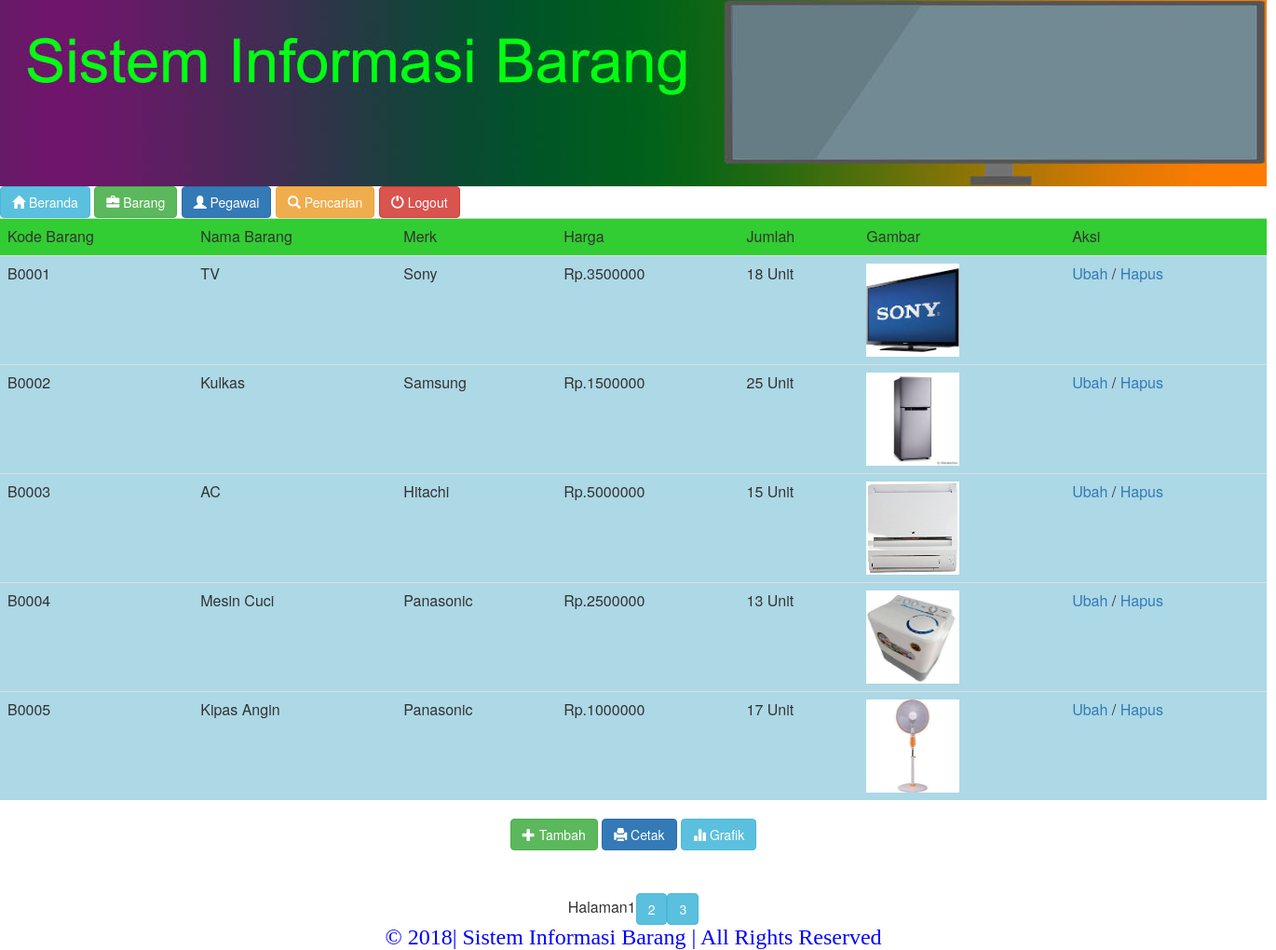
/barang.php (signed in), run on the app's committed database.
### tables this page shows
CREATE TABLE `barang` (
  `kd_barang` varchar(5) NOT NULL,
  `nm_barang` varchar(25) NOT NULL,
  `merk` varchar(20) NOT NULL,
  `harga` int(11) NOT NULL,
  `jumlah` int(11) NOT NULL,
  `foto` varchar(30) NOT NULL
);

### barang.php (the view, shortened to what this page needs)
<html>
<head>
<link rel="stylesheet" href="css/bootstrap.min.css"/>
</head>
<body>
<table>
<tr>
<td><?php include "banner.php" ?></td>
</tr>
<tr>
<td><?php include "menu.php" ?></td>
</tr>
<tr>
<td height=320 align="center">
<table class="table table-hover">
<tr bgcolor="limegreen">
<td>Kode Barang</td>
<td>Nama Barang</td>
<td>Merk</td>
<td>Harga</td>
<td>Jumlah</td>
<td>Gambar</td>
<td>Aksi</td>
</tr>
<?php
include "paginationbarangatas.php";
$sambung3 = mysql_fetch_array($sambung2);
do
{
?>
<tr bgcolor="lightblue">
<td><?php echo $sambung3['kd_barang'] ?></td>
<td><?php echo $sambung3['nm_barang'] ?></td>
<td><?php echo $sambung3['merk'] ?></td>
<td>Rp.<?php echo $sambung3['harga'] ?></td>
<td><?php echo $sambung3['jumlah'] ?> Unit</td>
<td>
<img src="<?php echo $sambung3['foto'] ?>" width="100" height="100"/>
</td>
<td>
<a href="editbarang.php?kd_barang=<?php echo $sambung3['kd_barang'] ?>">Ubah</a> /
<a onClick="return confirm('Yakin ingin dihapus?')" href="hapusbarang.php?kd_barang=<?php echo $sambung3['kd_barang'] ?>">Hapus<a>
</td>
</tr>
<?php
}
while($sambung3 = mysql_fetch_array($sambung2))
?>
</table>
<a href="tambahbarang.php">
<button type="button" class="btn btn-success">
<span class="glyphicon glyphicon-plus"></span>
Tambah
</button>
</a>
<a href="printbarang.php">
<button type ="button" class="btn btn-primary">
<span class="glyphicon glyphicon-print"></span>
Cetak
</button>
</a>
<a href="chart.html">
<button type ="button" class="btn btn-info">
<span class="glyphicon glyphicon-stats"></span>
Grafik
</button>
</a>
<br>
<br>
<br>
<?php
include "paginationbarangbawah.php";
?>
</td>
</tr>
<tr>
<td align="center" valign="middle"><?php include "footer.php" ?></td>
</tr>
</table>
</body>
</html>

### banner.php
<img src="banner.jpg">

### menu.php (shortened to what this page needs)
<html>
<head>
<link rel="stylesheet" href="css/bootstrap.min.css"/>
</head>
<body>
<a href="home.php">
<button type="button" class="btn btn-info">
<span class="glyphicon glyphicon-home"></span>
Beranda
</button>
</a>
<a style="text-decoration:none" href="barang.php">
<button type="button" class="btn btn-success">
<span class="glyphicon glyphicon-briefcase"></span>
Barang
</button>
</a>
<a style="text-decoration:none" href="karyawan.php">
<button type="button" class="btn btn-primary">
<span class="glyphicon glyphicon-user"></span>
Pegawai
</button>
</a>
<a style="text-decoration:none" href="pencarian.php">
<button type="button" class="btn btn-warning">
<span class="glyphicon glyphicon-search"></span>
Pencarian
</button>
</a>
<a onClick="return confirm('Yakin ingin keluar?')" style="text-decoration:none" href="logout.php">
<button type="button" class="btn btn-danger">
<span class="glyphicon glyphicon-off"></span>
Logout
</button>
</a>
</body>
</html>

### paginationbarangatas.php (shortened to what this page needs)
<html>
<head>
<link rel="stylesheet" href="css/bootstrap.min.css"/>
</head>
<body>
<?php
$sqlcount = "SELECT COUNT(kd_barang)FROM barang";
$rscount = mysql_fetch_array(mysql_query($sqlcount));
$banyakdata = $rscount[0];
$page = isset($_GET['page'])? $_GET['page']: 1;
$limit = 5;
$mulai_dari = $limit * ($page -1);
$sambung = "SELECT * FROM barang ORDER BY kd_barang ASC limit $mulai_dari, $limit";
$sambung2 = mysql_query($sambung);
$banyakhalaman = ceil($banyakdata / $limit);
?>
</body>
</html>

### paginationbarangbawah.php (shortened to what this page needs)
<html>
<head>
<link rel="stylesheet" href="css/bootstrap.min.css"/>
</head>
<body>
<?php
echo "Halaman";
for($i=1; $i<=$banyakhalaman; $i++)
{
	if($page !=$i)
	{
		echo "<a style='text-decoration:none' href='barang.php?page=$i'><button type='button' class='btn btn-info'>$i</button></a>";
	}
	else
	{
		echo $i;
	}
}
?>
</body>
</html>

### footer.php
<font color="blue" face="comic sans ms" size=5>&copy; 2018| Sistem Informasi Barang | All Rights Reserved</font>

### data on the page
barang: kd_barang "B0001", nm_barang "TV", merk "Sony", harga "3500000", jumlah "18", foto (picture)
barang: kd_barang "B0002", nm_barang "Kulkas", merk "Samsung", harga "1500000", jumlah "25", foto (picture)
barang: kd_barang "B0003", nm_barang "AC", merk "Hitachi", harga "5000000", jumlah "15", foto (picture)
barang: kd_barang "B0004", nm_barang "Mesin Cuci", merk "Panasonic", harga "2500000", jumlah "13", foto (picture)
barang: kd_barang "B0005", nm_barang "Kipas Angin", merk "Panasonic", harga "1000000", jumlah "17", foto (picture)
